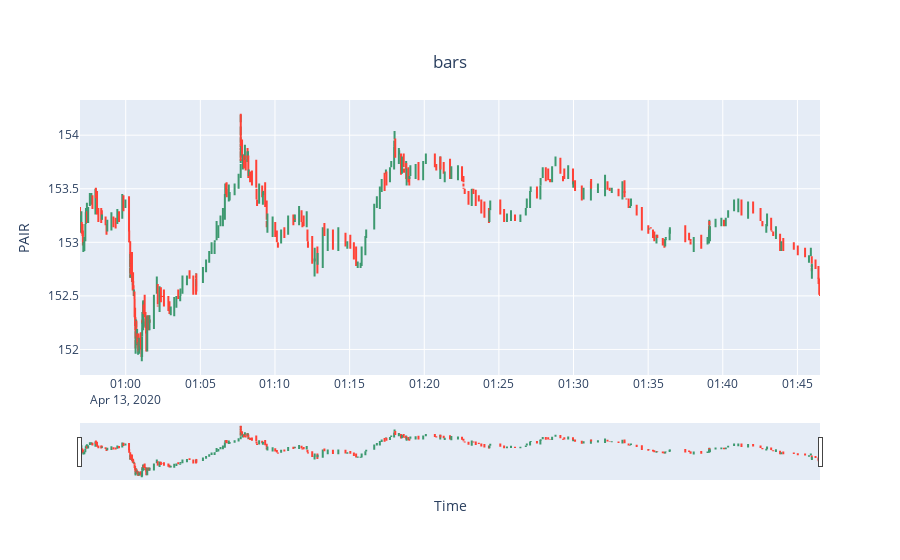

Notebook code cell kept with this figure:
### Code cell
df_dollar.bars.plot()

### Figure 1 — Plotly figure (JSON) as saved in the notebook; plotly's stock layout.template omitted (floating-point values rounded to 4 significant figures; data arrays with more than 128 entries replaced by an {"elided": "..."} marker saying what was removed)
{"data": [{"close": {"elided": "415 float values"}, "high": {"elided": "415 float values"}, "low": {"elided": "415 float values"}, "open": {"elided": "415 float values"}, "type": "candlestick", "x": {"elided": "415 str values"}}], "layout": {"title": {"text": "bars", "x": 0.5, "xanchor": "center", "y": 0.9, "yanchor": "top"}, "xaxis": {"rangeslider": {"visible": true}, "title": {"text": "Time"}}, "yaxis": {"title": {"text": "PAIR"}}}}
